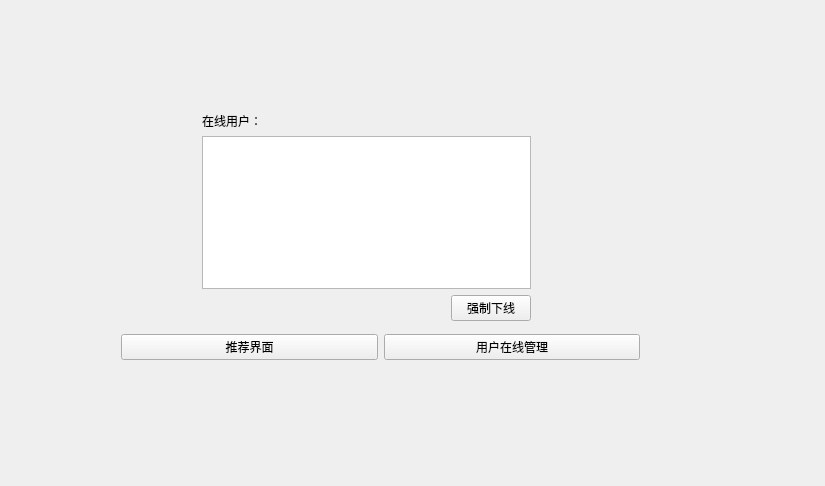
<?xml version="1.0" encoding="UTF-8"?>
<ui version="4.0">
 <class>Widget</class>
 <widget class="QWidget" name="Widget">
  <property name="geometry">
   <rect>
    <x>0</x>
    <y>0</y>
    <width>825</width>
    <height>486</height>
   </rect>
  </property>
  <property name="windowTitle">
   <string>Widget</string>
  </property>
  <widget class="QWidget" name="gridLayoutWidget_3">
   <property name="geometry">
    <rect>
     <x>110</x>
     <y>50</y>
     <width>541</width>
     <height>321</height>
    </rect>
   </property>
   <layout class="QGridLayout" name="gridLayout_3">
    <item row="0" column="0" colspan="3">
     <widget class="QStackedWidget" name="stackedWidget">
      <property name="currentIndex">
       <number>1</number>
      </property>
      <widget class="QWidget" name="page">
       <widget class="QWidget" name="gridLayoutWidget">
        <property name="geometry">
         <rect>
          <x>70</x>
          <y>30</y>
          <width>411</width>
          <height>232</height>
         </rect>
        </property>
        <layout class="QGridLayout" name="gridLayout">
         <item row="1" column="2">
          <widget class="QLabel" name="label_2">
           <property name="text">
            <string>农业推荐：</string>
           </property>
          </widget>
         </item>
         <item row="1" column="0">
          <widget class="QLabel" name="label_3">
           <property name="text">
            <string>所有商品：(注双击添加)</string>
           </property>
          </widget>
         </item>
         <item row="0" column="0">
          <widget class="QLabel" name="label">
           <property name="text">
            <string>输入单号：</string>
           </property>
          </widget>
         </item>
         <item row="2" column="0" colspan="4">
          <layout class="QHBoxLayout" name="horizontalLayout_2">
           <item>
            <widget class="QTableView" name="DatabaseTableView"/>
           </item>
           <item>
            <widget class="QTableView" name="tableView"/>
           </item>
          </layout>
         </item>
         <item row="0" column="1" colspan="2">
          <widget class="QLineEdit" name="WritrEditLine"/>
         </item>
         <item row="3" column="3">
          <widget class="QPushButton" name="DeleteBt">
           <property name="text">
            <string>删除</string>
           </property>
          </widget>
         </item>
         <item row="0" column="3">
          <widget class="QPushButton" name="OkBt">
           <property name="text">
            <string>确认添加</string>
           </property>
           <property name="shortcut">
            <string>Enter</string>
           </property>
          </widget>
         </item>
         <item row="3" column="0">
          <widget class="QPushButton" name="UpdateDateBase">
           <property name="text">
            <string>刷新查看</string>
           </property>
          </widget>
         </item>
        </layout>
       </widget>
      </widget>
      <widget class="QWidget" name="page_2">
       <widget class="QWidget" name="gridLayoutWidget_2">
        <property name="geometry">
         <rect>
          <x>70</x>
          <y>40</y>
          <width>351</width>
          <height>231</height>
         </rect>
        </property>
        <layout class="QGridLayout" name="gridLayout_2">
         <item row="3" column="0">
          <widget class="QLabel" name="label_8">
           <property name="text">
            <string/>
           </property>
          </widget>
         </item>
         <item row="3" column="2">
          <widget class="QLabel" name="label_6">
           <property name="text">
            <string/>
           </property>
          </widget>
         </item>
         <item row="3" column="1">
          <widget class="QLabel" name="label_7">
           <property name="text">
            <string/>
           </property>
          </widget>
         </item>
         <item row="3" column="3">
          <widget class="QLabel" name="label_5">
           <property name="text">
            <string/>
           </property>
          </widget>
         </item>
         <item row="0" column="0">
          <widget class="QLabel" name="label_9">
           <property name="text">
            <string>在线用户：</string>
           </property>
          </widget>
         </item>
         <item row="3" column="4">
          <widget class="QPushButton" name="CompulsoryOffline">
           <property name="text">
            <string>强制下线</string>
           </property>
          </widget>
         </item>
         <item row="1" column="0" colspan="5">
          <widget class="QListWidget" name="OnlinePeoplelistWidget"/>
         </item>
        </layout>
       </widget>
      </widget>
     </widget>
    </item>
    <item row="1" column="0" colspan="3">
     <layout class="QHBoxLayout" name="horizontalLayout">
      <item>
       <widget class="QPushButton" name="RecommendPage">
        <property name="text">
         <string>推荐界面</string>
        </property>
       </widget>
      </item>
      <item>
       <widget class="QPushButton" name="OnlinePeople">
        <property name="text">
         <string>用户在线管理</string>
        </property>
       </widget>
      </item>
     </layout>
    </item>
   </layout>
  </widget>
 </widget>
 <layoutdefault spacing="6" margin="11"/>
 <resources/>
 <connections/>
</ui>
